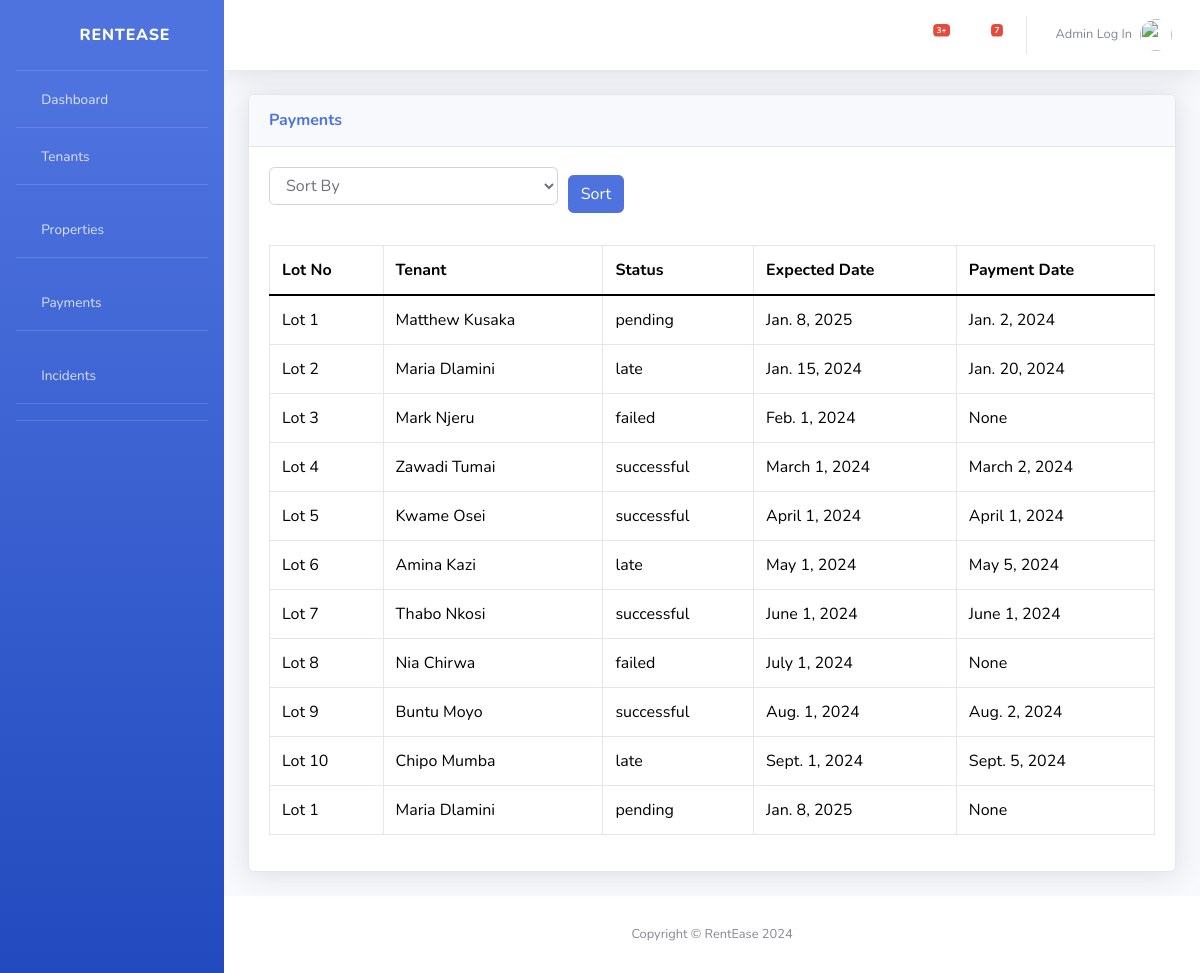
The page /payments/ on the database as committed earlier.
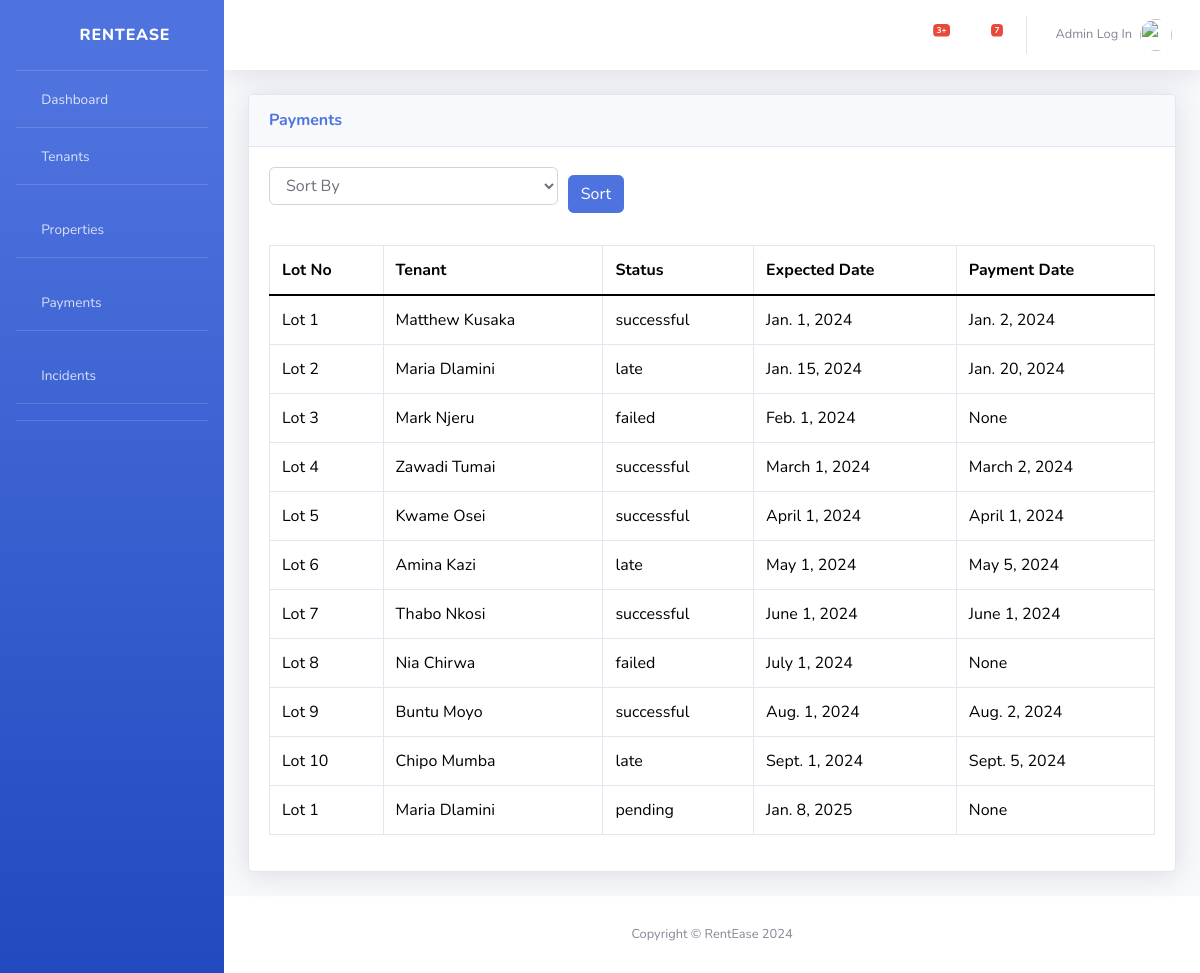
The same page on the database as committed later.
### main/models.py (models this page shows, shortened)
class Payments(models.Model):
    lot_no = models.ForeignKey(Properties, on_delete=models.CASCADE)
    tenant = models.ForeignKey(Tenants, on_delete=models.CASCADE, related_name='payments')
    status = models.CharField(max_length=100)  # successful, late, failed
    payment_amount = models.DecimalField(max_digits=10, decimal_places=2, default=0000.00)
    expected_date = models.DateField()
    payment_date = models.DateField(null=True, blank=True)
    created_at = models.DateTimeField(auto_now_add=True)
    updated_at = models.DateTimeField(auto_now=True)

class Properties(models.Model):
    lot_no = models.IntegerField(unique=True)
    tenant = models.ForeignKey(Tenants, on_delete=models.CASCADE, related_name='properties', null=True, blank=True)
    area = models.DecimalField(max_digits=5, decimal_places=2)
    price = models.DecimalField(max_digits=10, decimal_places=2)
    available = models.BooleanField(default=True)
    def __str__(self):
        return f"Lot {self.lot_no}"

class Tenants(models.Model):
    name = models.CharField(max_length=100)
    email = models.CharField(max_length=100)
    phone = models.CharField(max_length=15, unique=True)
    adm_no = models.CharField(max_length=100, unique=True)
    def __str__(self):
        return self.name

### main/views.py (the view)
# urls.py: path('payments/', views.payments_view, name='payments'),
def payments_view(request):
    sort_by = request.GET.get('sort_by', '')
    payments = Payments.objects.all()
    if sort_by:
        payments = payments.order_by(sort_by)
    return render(request, 'payments.html', {'payments': payments, 'request': request})
    return render(request, 'payments.html', {'payments': payments})

### templates/payments.html (shortened to what this page needs)
{% extends 'master.html' %}
{% load static %}
{% block content %}
    <div class="card shadow mb-4">
        <div class="card-header py-3">
            <h6 class="m-0 font-weight-bold text-primary">Payments</h6>
        </div>
        <div class="card-body">
            <form method="GET" class="mb-4">
                <div class="form-row align-items-center">
                    <div class="col-md-4 mb-3">
                        <select name="sort_by" class="form-control">
                            <option value="">Sort By</option>
                        </select>
                    </div>
                    <div class="col-auto">
                        <button type="submit" class="btn btn-primary">Sort</button>
                    </div>
                </div>
            </form>
            <div class="table-responsive">
                <table class="table table-bordered" id="dataTable" width="100%" cellspacing="0">
                    <thead>
                        <tr>
                            <th>Lot No</th>
                            <th>Tenant</th>
                            <th>Status</th>
                            <th>Expected Date</th>
                            <th>Payment Date</th>
                        </tr>
                    </thead>
                    <tbody>
                        {% for payment in payments %}
                            <tr>
                                <td>{{ payment.lot_no }}</td>
                                <td>{{ payment.tenant }}</td>
                                <td>{{ payment.status }}</td>
                                <td>{{ payment.expected_date }}</td>
                                <td>{{ payment.payment_date }}</td>
                            </tr>
                        {% endfor %}
                    </tbody>
                </table>
            </div>
        </div>
    </div>
{% endblock content %}

Rows that differ between the two databases and show on the page:
changed Payments "Matthew Kusaka": status "pending" → "successful"; expected_date "Jan. 8, 2025" → "Jan. 1, 2024"
